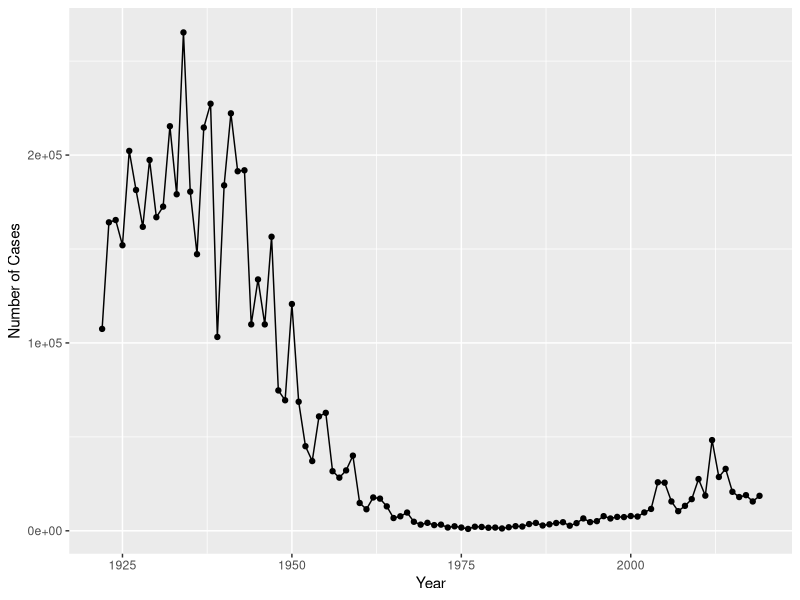
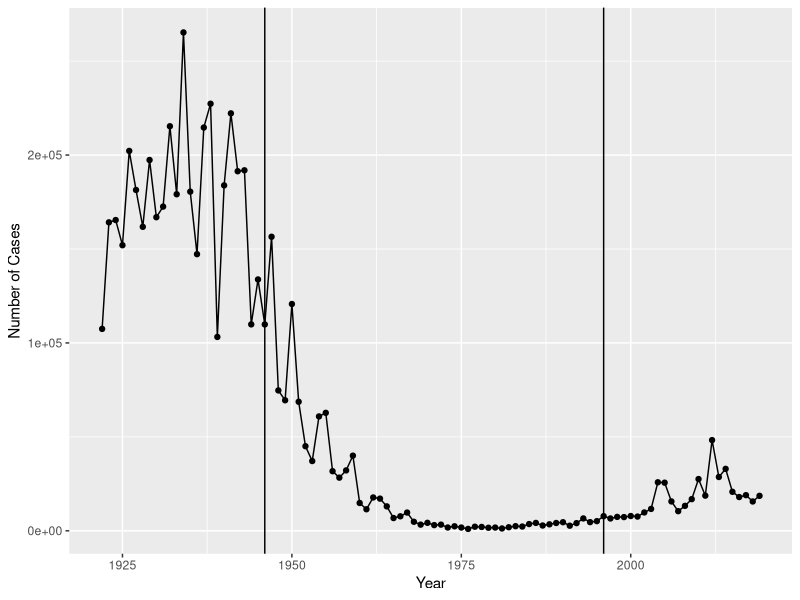

These charts were generated, in order, by the following R code: (Note: this script raises an error after producing the figures.)
## ---- chunk 1
cdc <- data.frame(
                                 Year = c(1922L,1923L,1924L,1925L,
                                          1926L,1927L,1928L,1929L,1930L,1931L,
                                          1932L,1933L,1934L,1935L,1936L,
                                          1937L,1938L,1939L,1940L,1941L,1942L,
                                          1943L,1944L,1945L,1946L,1947L,
                                          1948L,1949L,1950L,1951L,1952L,
                                          1953L,1954L,1955L,1956L,1957L,1958L,
                                          1959L,1960L,1961L,1962L,1963L,
                                          1964L,1965L,1966L,1967L,1968L,1969L,
                                          1970L,1971L,1972L,1973L,1974L,
                                          1975L,1976L,1977L,1978L,1979L,1980L,
                                          1981L,1982L,1983L,1984L,1985L,
                                          1986L,1987L,1988L,1989L,1990L,
                                          1991L,1992L,1993L,1994L,1995L,1996L,
                                          1997L,1998L,1999L,2000L,2001L,
                                          2002L,2003L,2004L,2005L,2006L,2007L,
                                          2008L,2009L,2010L,2011L,2012L,
                                          2013L,2014L,2015L,2016L,2017L,2018L,
                                          2019L),
         No..Reported.Pertussis.Cases = c(107473,164191,165418,152003,
                                          202210,181411,161799,197371,
                                          166914,172559,215343,179135,265269,
                                          180518,147237,214652,227319,103188,
                                          183866,222202,191383,191890,109873,
                                          133792,109860,156517,74715,69479,
                                          120718,68687,45030,37129,60886,
                                          62786,31732,28295,32148,40005,
                                          14809,11468,17749,17135,13005,6799,
                                          7717,9718,4810,3285,4249,3036,
                                          3287,1759,2402,1738,1010,2177,2063,
                                          1623,1730,1248,1895,2463,2276,
                                          3589,4195,2823,3450,4157,4570,
                                          2719,4083,6586,4617,5137,7796,6564,
                                          7405,7298,7867,7580,9771,11647,
                                          25827,25616,15632,10454,13278,
                                          16858,27550,18719,48277,28639,32971,
                                          20762,17972,18975,15609,18617)
       )
## ---- chunk 2
View(cdc)
## ---- chunk 3
library(ggplot2)
ggplot(cdc) + aes(x = Year, y = No..Reported.Pertussis.Cases) + geom_point() + geom_line() + labs(x = "Year", y = "Number of Cases", Title = "Pertussis Cases by Year (1922-2019)")
## ---- chunk 4
ggplot(cdc) + aes(x = Year, y = No..Reported.Pertussis.Cases) + geom_point() + geom_line() + geom_vline(xintercept = c(1946, 1996)) + labs(x = "Year", y = "Number of Cases", Title = "Pertussis Cases by Year (1922-2019)")
## ---- chunk 5
library(jsonlite)
## ---- chunk 6
subject <- read_json("https://www.cmi-pb.org/api/subject", simplifyVector = TRUE) 
## ---- chunk 7
head(subject, 3)
## ---- chunk 8
table(subject$infancy_vac)
## ---- chunk 9
table(subject$biological_sex)
## ---- chunk 10
table(subject$race, subject$biological_sex)
## ---- chunk 11
library(lubridate)
## ---- chunk 12
today()
## ---- chunk 13
today() - ymd("2000-01-01")
## ---- chunk 14
time_length( today() - ymd("2000-01-01"),  "years")
## ---- chunk 15
subject$age <- (today() - ymd(subject$year_of_birth))
## ---- chunk 16
library(dplyr)

ap <- filter(subject, infancy_vac == "aP")

round( summary( time_length( ap$age, "years" ) ) )
## ---- chunk 17
wp <-  filter(subject, infancy_vac == "wP")
round( summary( time_length( wp$age, "years" ) ) )
## ---- chunk 18
int <- ymd(subject$date_of_boost) - ymd(subject$year_of_birth)
age_at_boost <- time_length(int, "year")
head(age_at_boost)
## ---- chunk 19
ggplot(subject) +
  aes(time_length(age, "year"),
      fill=as.factor(infancy_vac)) +
  geom_histogram(show.legend=FALSE) +
  facet_wrap(vars(infancy_vac), nrow=2) 
## ---- chunk 20
specimen <- read_json("https://www.cmi-pb.org/api/specimen", simplifyVector = TRUE) 
titer <- read_json("https://www.cmi-pb.org/api/ab_titer", simplifyVector = TRUE) 
## ---- chunk 21
meta <- full_join(specimen, subject)
dim(meta)
head(meta)
## ---- chunk 22
abdata <- inner_join(titer, meta)
dim(abdata)
## ---- chunk 23
table(abdata$isotype)
## ---- chunk 24
table(abdata$visit)
## ---- chunk 25
ig1 <- filter(abdata, isotype == "IgG1", visit!=8)
head(ig1)
## ---- chunk 26
ggplot(ig1) +
  aes(MFI, antigen) +
  geom_boxplot() + 
  facet_wrap(vars(visit), nrow=2) + labs(x = "ab_titer", y = "antigen")
## ---- chunk 27
ggplot(ig1) +
  aes(MFI, antigen, col=infancy_vac ) +
  geom_boxplot(show.legend = FALSE) + 
  facet_wrap(vars(visit), nrow=2) +
  theme_bw()
## ---- chunk 28
ggplot(ig1) +
  aes(MFI, antigen, col=infancy_vac ) +
  geom_boxplot(show.legend = FALSE) + 
  facet_wrap(vars(infancy_vac, visit), nrow=2)
## ---- chunk 29
filter(ig1, antigen=="Measles") %>%
  ggplot() +
  aes(MFI, col=infancy_vac) +
  geom_boxplot(show.legend = TRUE) +
  facet_wrap(vars(visit)) +
  theme_bw()
## ---- chunk 30
filter(ig1, antigen=="FIM2/3") %>%
  ggplot() +
  aes(MFI, col=infancy_vac) +
  geom_boxplot(show.legend = TRUE) +
  facet_wrap(vars(visit)) +
  theme_bw()
## ---- chunk 31
url <- "https://www.cmi-pb.org/api/v2/rnaseq?versioned_ensembl_gene_id=eq.ENSG00000211896.7"

rna <- read_json(url, simplifyVector = TRUE) 
## ---- chunk 32
ssrna <- inner_join(rna, meta)
## ---- chunk 33
ggplot(ssrna) +
  aes(visit, tpm, group=subject_id) +
  geom_point() +
  geom_line(alpha=0.2)
## ---- chunk 34
ggplot(ssrna) +
  aes(tpm, col=infancy_vac) +
  geom_boxplot() +
  facet_wrap(vars(visit))
## ---- chunk 35
ssrna %>%  
  filter(visit==4) %>% 
  ggplot() +
    aes(tpm, col=infancy_vac) + geom_density() + 
    geom_rug() 
